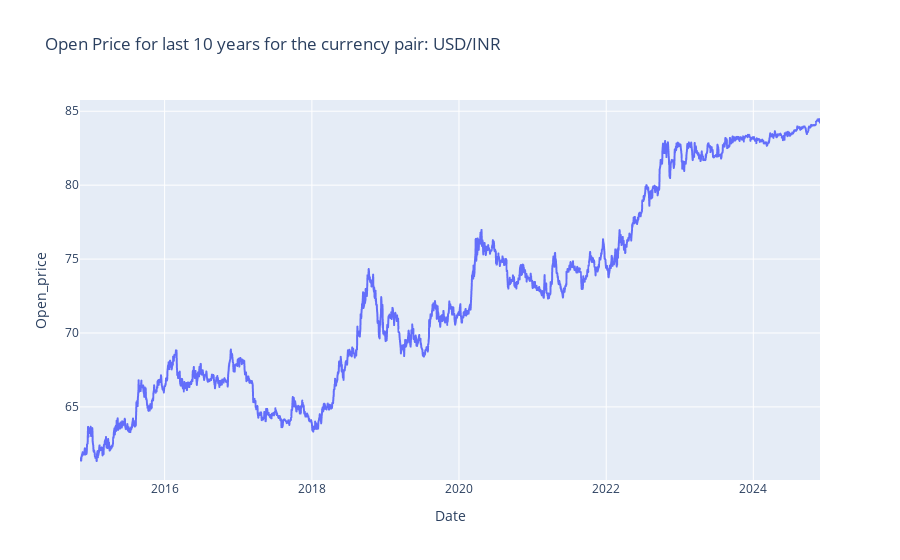

The notebook cell saved with this chart:
### Markdown cell above
Visualization of Trend

### Code cell
import plotly.express as px

# Subset the relevant columns
a = usdinr[["Date", "Open_price", "Currency Pair"]]

# Get the single currency pair value
currency_pair = usdinr['Currency Pair'].iloc[0]  # Assumes all rows have the same value

# Plot using plotly.express.line
fig = px.line(a, x='Date', y='Open_price', 
              title=f'Open Price for last 10 years for the currency pair: {currency_pair}')

# Display the plot
fig.show()

### Figure 1 — Plotly figure (JSON) as saved in the notebook; plotly's stock layout.template omitted (floating-point values rounded to 4 significant figures; data arrays with more than 128 entries replaced by an {"elided": "..."} marker saying what was removed)
{"data": [{"hovertemplate": "Date=%{x}<br>Open_price=%{y}<extra></extra>", "legendgroup": "", "line": {"color": "#636efa", "dash": "solid"}, "marker": {"symbol": "circle"}, "mode": "lines", "name": "", "showlegend": false, "type": "scattergl", "x": {"elided": "2623 str values"}, "xaxis": "x", "y": {"elided": "2623 float values"}, "yaxis": "y"}], "layout": {"legend": {"tracegroupgap": 0}, "title": {"text": "Open Price for last 10 years for the currency pair: USD/INR"}, "xaxis": {"anchor": "y", "domain": [0, 1], "title": {"text": "Date"}}, "yaxis": {"anchor": "x", "domain": [0, 1], "title": {"text": "Open_price"}}}}
